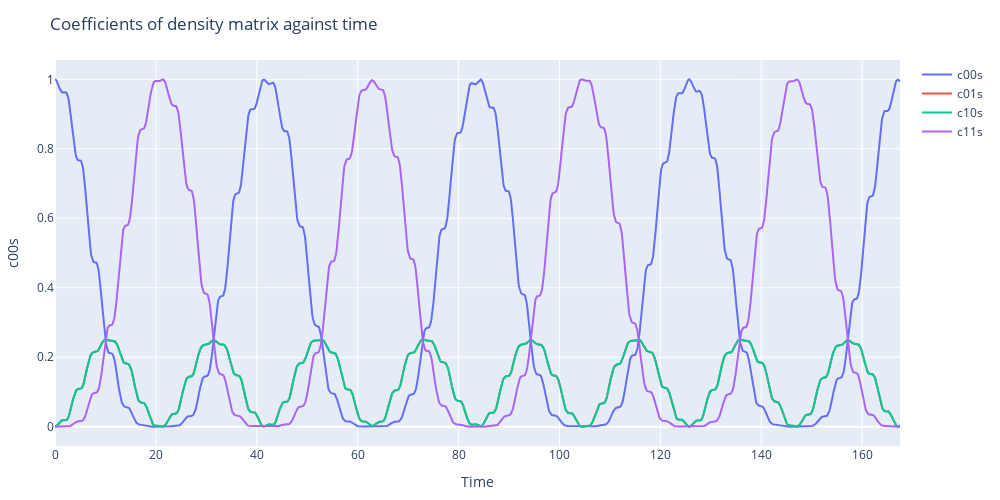

Write notebook code for a chart like this one.
### Code cell
# plot the c00s against time
plot_c00s_nl = scatter(x=tspan, y=abs2.(c00s_nl), mode="lines", name="c00s")
plot_c01s_nl = scatter(x=tspan, y=abs2.(c01s_nl), mode="lines", name="c01s")
plot_c10s_nl = scatter(x=tspan, y=abs2.(c10s_nl), mode="lines", name="c10s")
plot_c11s_nl = scatter(x=tspan, y=abs2.(c11s_nl), mode="lines", name="c11s")

layout = Layout(
    xaxis_title="Time",
    yaxis_title="c00s",
    title="Coefficients of density matrix against time",
    width=1000,
    height=500
)

plot([plot_c00s_nl, plot_c01s_nl, plot_c10s_nl, plot_c11s_nl], layout)

### Figure 1 — Plotly figure (JSON) as saved in the notebook; plotly's stock layout.template omitted (floating-point values rounded to 4 significant figures; data arrays with more than 128 entries replaced by an {"elided": "..."} marker saying what was removed)
{"data": [{"mode": "lines", "name": "c00s", "type": "scatter", "x": {"elided": "1676 float values"}, "y": {"elided": "1676 float values"}}, {"mode": "lines", "name": "c01s", "type": "scatter", "x": {"elided": "1676 float values"}, "y": {"elided": "1676 float values"}}, {"mode": "lines", "name": "c10s", "type": "scatter", "x": {"elided": "1676 float values"}, "y": {"elided": "1676 float values"}}, {"mode": "lines", "name": "c11s", "type": "scatter", "x": {"elided": "1676 float values"}, "y": {"elided": "1676 float values"}}], "layout": {"height": 500, "margin": {"b": 50, "l": 50, "r": 50, "t": 60}, "title": "Coefficients of density matrix against time", "width": 1000, "xaxis": {"title": {"text": "Time"}}, "yaxis": {"title": {"text": "c00s"}}}}
